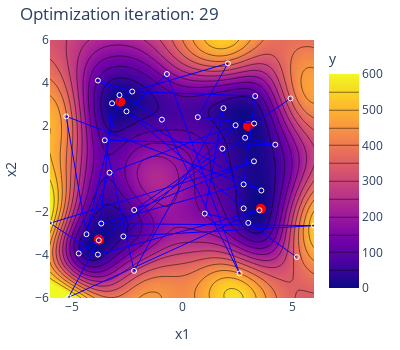

The notebook cell this image was saved under:
### Markdown cell above
#### Run the optimization loop

### Code cell
sobo_strategy.tell(experiments=experiments)
prediction = sobo_strategy.predict(pd.DataFrame({"x1": x_1.flatten(), "x2": x_2.flatten()}))
pred = np.array(prediction["y_pred"]).reshape(100, 100)


for i in range(30):
    new_candidates = sobo_strategy.ask(candidate_count=1)

    new_experiments = new_candidates.copy()
    new_experiments["y"] = new_candidates.apply(
        lambda row: himmelblau(row["x1"], row["x2"]), axis=1
    )
    experiments = pd.concat([experiments, new_experiments], join="inner").reset_index(
        drop=True
    )

    sobo_strategy.tell(experiments=experiments)

    clear_output(wait=True)

    # Plot the optimization process
    prediction = sobo_strategy.predict(pd.DataFrame({"x1": x_1.flatten(), "x2": x_2.flatten()}))
    pred = np.array(prediction["y_pred"]).reshape(100, 100)
    fig = plot_himmelblau_opt(experiments, pred, i)
    fig.show(config=plotly_config)

    fig.write_image(f"himmelblau_{i}.png", engine="orca")

### Figure 1 — Plotly figure (JSON) as saved in the notebook; plotly's stock layout.template omitted (floating-point values rounded to 4 significant figures; data arrays with more than 128 entries replaced by an {"elided": "..."} marker saying what was removed)
{"data": [{"colorbar": {"title": {"text": "y"}}, "contours": {"coloring": "heatmap"}, "type": "contour", "x": [-6, -5.879, -5.758, -5.636, -5.515, -5.394, -5.273, -5.152, -5.03, -4.909, -4.788, -4.667, -4.545, -4.424, -4.303, -4.182, -4.061, -3.939, -3.818, -3.697, -3.576, -3.455, -3.333, -3.212, -3.091, -2.97, -2.848, -2.727, -2.606, -2.485, -2.364, -2.242, -2.121, -2, -1.879, -1.758, -1.636, -1.515, -1.394, -1.273, -1.152, -1.03, -0.9091, -0.7879, -0.6667, -0.5455, -0.4242, -0.303, -0.1818, -0.06061, 0.06061, 0.1818, 0.303, 0.4242, 0.5455, 0.6667, 0.7879, 0.9091, 1.03, 1.152, 1.273, 1.394, 1.515, 1.636, 1.758, 1.879, 2, 2.121, 2.242, 2.364, 2.485, 2.606, 2.727, 2.848, 2.97, 3.091, 3.212, 3.333, 3.455, 3.576, 3.697, 3.818, 3.939, 4.061, 4.182, 4.303, 4.424, 4.545, 4.667, 4.788, 4.909, 5.03, 5.152, 5.273, 5.394, 5.515, 5.636, 5.758, 5.879, 6], "y": [-6, -5.879, -5.758, -5.636, -5.515, -5.394, -5.273, -5.152, -5.03, -4.909, -4.788, -4.667, -4.545, -4.424, -4.303, -4.182, -4.061, -3.939, -3.818, -3.697, -3.576, -3.455, -3.333, -3.212, -3.091, -2.97, -2.848, -2.727, -2.606, -2.485, -2.364, -2.242, -2.121, -2, -1.879, -1.758, -1.636, -1.515, -1.394, -1.273, -1.152, -1.03, -0.9091, -0.7879, -0.6667, -0.5455, -0.4242, -0.303, -0.1818, -0.06061, 0.06061, 0.1818, 0.303, 0.4242, 0.5455, 0.6667, 0.7879, 0.9091, 1.03, 1.152, 1.273, 1.394, 1.515, 1.636, 1.758, 1.879, 2, 2.121, 2.242, 2.364, 2.485, 2.606, 2.727, 2.848, 2.97, 3.091, 3.212, 3.333, 3.455, 3.576, 3.697, 3.818, 3.939, 4.061, 4.182, 4.303, 4.424, 4.545, 4.667, 4.788, 4.909, 5.03, 5.152, 5.273, 5.394, 5.515, 5.636, 5.758, 5.879, 6], "z": {"elided": "100x100 float values"}, "zmax": 600, "zmin": 0}, {"marker": {"color": "red", "size": 10}, "mode": "markers", "showlegend": false, "type": "scatter", "x": [3], "y": [2]}, {"marker": {"color": "red", "size": 10}, "mode": "markers", "showlegend": false, "type": "scatter", "x": [-2.805], "y": [3.131]}, {"marker": {"color": "red", "size": 10}, "mode": "markers", "showlegend": false, "type": "scatter", "x": [-3.779], "y": [-3.283]}, {"marker": {"color": "red", "size": 10}, "mode": "markers", "showlegend": false, "type": "scatter", "x": [3.584], "y": [-1.848]}, {"line": {"color": "blue", "width": 1}, "mode": "lines", "showlegend": false, "type": "scatter", "x": [5.216, 3.013, 1.031, 1.884, -2.18, -3.511, 4.24, 2.87, -4.695, -3.293, 2.435, -2.665, 6, -3.671, 2.8, 3.326, -2.264, -3.822, -0.9136, 2.616, -0.6866, -2.525, 2.802, 1.836, -2.173, 3.272, -6, -3.824, 3.519, -5.154, -3.781, -3.181, 3.607, -5.264, -4.341, -2.842, 2.088, 0.7175, 3.278, 4.935], "y": [-4.099, -2.506, -2.074, 2.828, -4.738, 1.337, 1.131, 1.455, -3.929, -0.1707, 2.034, -3.136, -2.635, -2.536, -0.7155, 3.391, 3.602, 4.114, 2.296, -4.858, 4.419, 2.681, -1.831, 0.9455, -1.907, 0.357, -2.521, -3.98, -1.916, -5.968, -3.317, 3.056, -1.001, 2.447, -3.033, 3.438, 4.914, 2.409, 2.116, 3.283]}, {"marker": {"color": "white", "size": 5, "symbol": "circle-open"}, "mode": "markers", "showlegend": false, "type": "scatter", "x": [5.216, 3.013, 1.031, 1.884, -2.18, -3.511, 4.24, 2.87, -4.695, -3.293, 2.435, -2.665, 6, -3.671, 2.8, 3.326, -2.264, -3.822, -0.9136, 2.616, -0.6866, -2.525, 2.802, 1.836, -2.173, 3.272, -6, -3.824, 3.519, -5.154, -3.781, -3.181, 3.607, -5.264, -4.341, -2.842, 2.088, 0.7175, 3.278, 4.935], "y": [-4.099, -2.506, -2.074, 2.828, -4.738, 1.337, 1.131, 1.455, -3.929, -0.1707, 2.034, -3.136, -2.635, -2.536, -0.7155, 3.391, 3.602, 4.114, 2.296, -4.858, 4.419, 2.681, -1.831, 0.9455, -1.907, 0.357, -2.521, -3.98, -1.916, -5.968, -3.317, 3.056, -1.001, 2.447, -3.033, 3.438, 4.914, 2.409, 2.116, 3.283]}], "layout": {"autosize": false, "height": 350, "legend": {"title": {"text": "y"}}, "margin": {"b": 10, "l": 10, "r": 10, "t": 40}, "title": {"text": "Optimization iteration: 29"}, "width": 400, "xaxis": {"range": [-6, 6], "title": {"text": "x1"}}, "yaxis": {"range": [-6, 6], "title": {"text": "x2"}}}}
